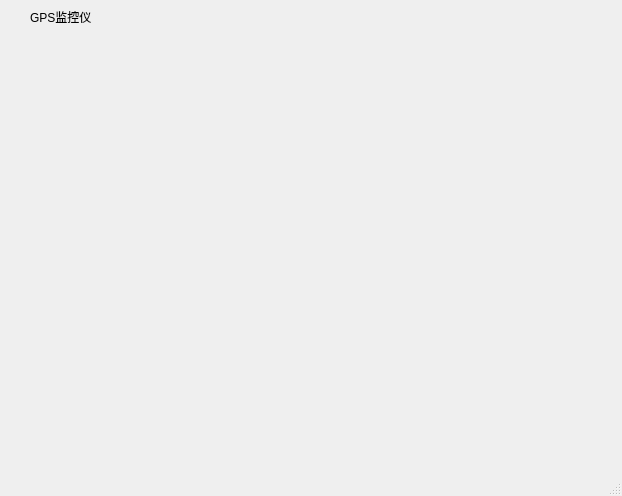
<?xml version="1.0" encoding="UTF-8"?>
<ui version="4.0">
 <class>GPSMonitor</class>
 <widget class="QDialog" name="GPSMonitor">
  <property name="geometry">
   <rect>
    <x>0</x>
    <y>0</y>
    <width>622</width>
    <height>496</height>
   </rect>
  </property>
  <property name="windowTitle">
   <string>GPS监控仪</string>
  </property>
  <property name="sizeGripEnabled">
   <bool>true</bool>
  </property>
  <layout class="QVBoxLayout" name="verticalLayout">
   <property name="spacing">
    <number>0</number>
   </property>
   <property name="leftMargin">
    <number>0</number>
   </property>
   <property name="topMargin">
    <number>0</number>
   </property>
   <property name="rightMargin">
    <number>0</number>
   </property>
   <property name="bottomMargin">
    <number>0</number>
   </property>
   <item>
    <widget class="QWidget" name="widget_title" native="true">
     <property name="sizePolicy">
      <sizepolicy hsizetype="Preferred" vsizetype="Fixed">
       <horstretch>0</horstretch>
       <verstretch>0</verstretch>
      </sizepolicy>
     </property>
     <property name="minimumSize">
      <size>
       <width>100</width>
       <height>33</height>
      </size>
     </property>
     <layout class="QHBoxLayout" name="horizontalLayout_2">
      <property name="spacing">
       <number>0</number>
      </property>
      <property name="leftMargin">
       <number>0</number>
      </property>
      <property name="topMargin">
       <number>0</number>
      </property>
      <property name="rightMargin">
       <number>0</number>
      </property>
      <property name="bottomMargin">
       <number>0</number>
      </property>
      <item>
       <widget class="QLabel" name="lab_Ico">
        <property name="sizePolicy">
         <sizepolicy hsizetype="Minimum" vsizetype="Preferred">
          <horstretch>0</horstretch>
          <verstretch>0</verstretch>
         </sizepolicy>
        </property>
        <property name="minimumSize">
         <size>
          <width>30</width>
          <height>0</height>
         </size>
        </property>
        <property name="text">
         <string/>
        </property>
        <property name="alignment">
         <set>Qt::AlignCenter</set>
        </property>
       </widget>
      </item>
      <item>
       <widget class="QLabel" name="lab_Title">
        <property name="sizePolicy">
         <sizepolicy hsizetype="Expanding" vsizetype="Preferred">
          <horstretch>0</horstretch>
          <verstretch>0</verstretch>
         </sizepolicy>
        </property>
        <property name="styleSheet">
         <string notr="true">font: 10pt &quot;微软雅黑&quot;;</string>
        </property>
        <property name="text">
         <string>GPS监控仪</string>
        </property>
        <property name="alignment">
         <set>Qt::AlignLeading|Qt::AlignLeft|Qt::AlignVCenter</set>
        </property>
       </widget>
      </item>
      <item>
       <widget class="QWidget" name="widget_menu" native="true">
        <property name="sizePolicy">
         <sizepolicy hsizetype="Minimum" vsizetype="Preferred">
          <horstretch>0</horstretch>
          <verstretch>0</verstretch>
         </sizepolicy>
        </property>
        <layout class="QHBoxLayout" name="horizontalLayout">
         <property name="spacing">
          <number>0</number>
         </property>
         <property name="leftMargin">
          <number>0</number>
         </property>
         <property name="topMargin">
          <number>0</number>
         </property>
         <property name="rightMargin">
          <number>0</number>
         </property>
         <property name="bottomMargin">
          <number>0</number>
         </property>
         <item>
          <widget class="QPushButton" name="btnMenu">
           <property name="sizePolicy">
            <sizepolicy hsizetype="Minimum" vsizetype="Expanding">
             <horstretch>0</horstretch>
             <verstretch>0</verstretch>
            </sizepolicy>
           </property>
           <property name="minimumSize">
            <size>
             <width>31</width>
             <height>0</height>
            </size>
           </property>
           <property name="cursor">
            <cursorShape>ArrowCursor</cursorShape>
           </property>
           <property name="focusPolicy">
            <enum>Qt::NoFocus</enum>
           </property>
           <property name="toolTip">
            <string>菜单</string>
           </property>
           <property name="text">
            <string/>
           </property>
           <property name="flat">
            <bool>true</bool>
           </property>
          </widget>
         </item>
         <item>
          <widget class="QPushButton" name="btnMenu_Min">
           <property name="sizePolicy">
            <sizepolicy hsizetype="Minimum" vsizetype="Expanding">
             <horstretch>0</horstretch>
             <verstretch>0</verstretch>
            </sizepolicy>
           </property>
           <property name="minimumSize">
            <size>
             <width>31</width>
             <height>0</height>
            </size>
           </property>
           <property name="cursor">
            <cursorShape>ArrowCursor</cursorShape>
           </property>
           <property name="focusPolicy">
            <enum>Qt::NoFocus</enum>
           </property>
           <property name="toolTip">
            <string>最小化</string>
           </property>
           <property name="text">
            <string/>
           </property>
           <property name="flat">
            <bool>true</bool>
           </property>
          </widget>
         </item>
         <item>
          <widget class="QPushButton" name="btnMenu_Max">
           <property name="sizePolicy">
            <sizepolicy hsizetype="Minimum" vsizetype="Expanding">
             <horstretch>0</horstretch>
             <verstretch>0</verstretch>
            </sizepolicy>
           </property>
           <property name="minimumSize">
            <size>
             <width>31</width>
             <height>0</height>
            </size>
           </property>
           <property name="cursor">
            <cursorShape>ArrowCursor</cursorShape>
           </property>
           <property name="focusPolicy">
            <enum>Qt::NoFocus</enum>
           </property>
           <property name="toolTip">
            <string>最大化</string>
           </property>
           <property name="text">
            <string/>
           </property>
           <property name="flat">
            <bool>true</bool>
           </property>
          </widget>
         </item>
         <item>
          <widget class="QPushButton" name="btnMenu_Close">
           <property name="sizePolicy">
            <sizepolicy hsizetype="Minimum" vsizetype="Expanding">
             <horstretch>0</horstretch>
             <verstretch>0</verstretch>
            </sizepolicy>
           </property>
           <property name="minimumSize">
            <size>
             <width>40</width>
             <height>0</height>
            </size>
           </property>
           <property name="cursor">
            <cursorShape>ArrowCursor</cursorShape>
           </property>
           <property name="focusPolicy">
            <enum>Qt::NoFocus</enum>
           </property>
           <property name="toolTip">
            <string>关闭</string>
           </property>
           <property name="text">
            <string/>
           </property>
           <property name="flat">
            <bool>true</bool>
           </property>
          </widget>
         </item>
        </layout>
       </widget>
      </item>
     </layout>
    </widget>
   </item>
   <item>
    <widget class="QWidget" name="centralWidget" native="true">
     <property name="styleSheet">
      <string notr="true">font: 10pt &quot;微软雅黑&quot;;</string>
     </property>
    </widget>
   </item>
  </layout>
 </widget>
 <layoutdefault spacing="6" margin="11"/>
 <resources/>
 <connections/>
</ui>
